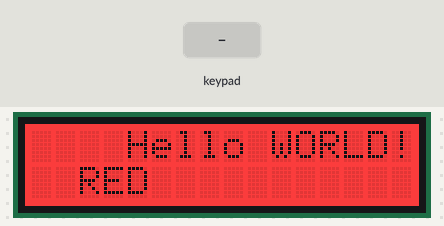
A sketch run on a simulated Arduino Uno, built with avr-gcc and run on an emulated ATmega328P. Shown: 16×2 character LCD. The inputs (shaded band) are chosen by the test bench.

Above: at 1.2 s.
1.3 s: key 'D' pressed
At 2.3 s:
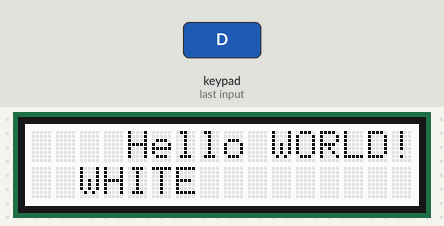
2.9 s: key 'L' pressed
At 4.0 s:
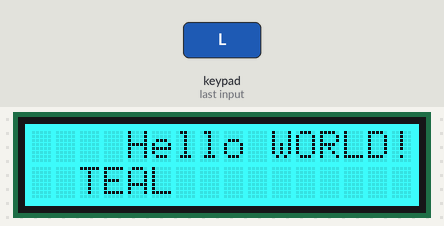
4.4 s: key 'D' pressed
At 5.7 s:
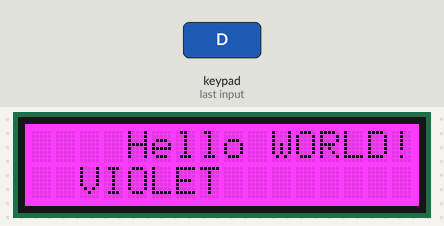
6.0 s: key 'L' pressed
At 6.7 s:
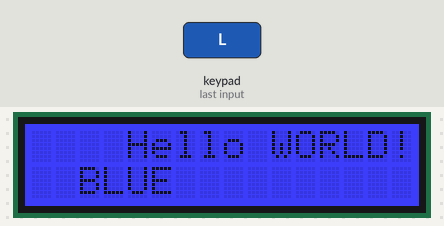
7.6 s: key 'D' pressed
At 8.6 s:
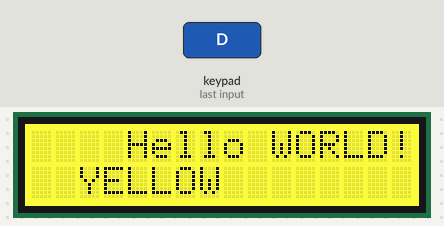
9.2 s: key 'L' pressed
At 10.6 s:
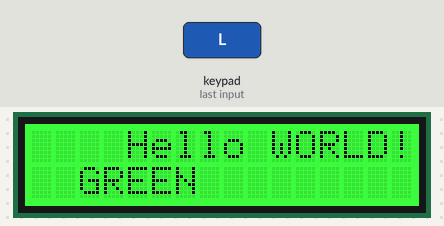
Timing chart, 0 to 11.8 s (numbered marks = the images above; inputs shaded):
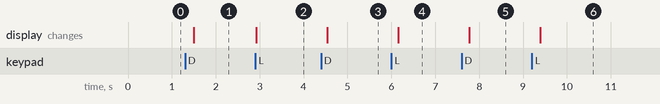

Measured:
- after the input at 1.3 s, the display: changes after 0.20 s (image 1)
- after the input at 2.9 s, the display: changes at once (image 2)
- after the input at 4.4 s, the display: changes after 0.14 s (image 3)
- after the input at 6.0 s, the display: changes after 0.16 s (image 4)
- after the input at 7.6 s, the display: changes after 0.18 s (image 5)
- after the input at 9.2 s, the display: changes after 0.20 s (image 6)

The sketch:

LCDHelloWorld.ino
```cpp
#include <Adafruit_RGBLCDShield.h>


const char* colorNames[]  = {"RED","GREEN","YELLOW","BLUE","VIOLET","TEAL","WHITE"};
uint8_t     colors[]      = { 0x1 ,  0x2  ,  0x3   ,  0x4 ,  0x5   , 0x6  ,  0x7  };
const char* erraseString  = "       ";
int         option        = 0;


Adafruit_RGBLCDShield lcd = Adafruit_RGBLCDShield();

void setup() {

  lcd.begin(16, 2);
  lcd.setCursor(4,0);
  lcd.print("Hello WORLD!!!");

  lcd.setCursor(2,1);
  lcd.print(colorNames[option]);
  lcd.setBacklight(colors[option]);
}

void loop() {
  delay(200);
  lcd.setCursor(2,1);
  uint8_t buttons = lcd.readButtons();

  if((buttons & BUTTON_LEFT) || (buttons & BUTTON_DOWN)){
    option = option - 1;
    if(option < 0) option += 7;
  } else if((buttons & BUTTON_RIGHT) || (buttons & BUTTON_RIGHT)){
    option = (option+1) % 7;
  }

  if(buttons){
    lcd.print(erraseString);
    lcd.setCursor(2,1);
    lcd.print(colorNames[option]);
    lcd.setBacklight(colors[option]);
  }


}
```
